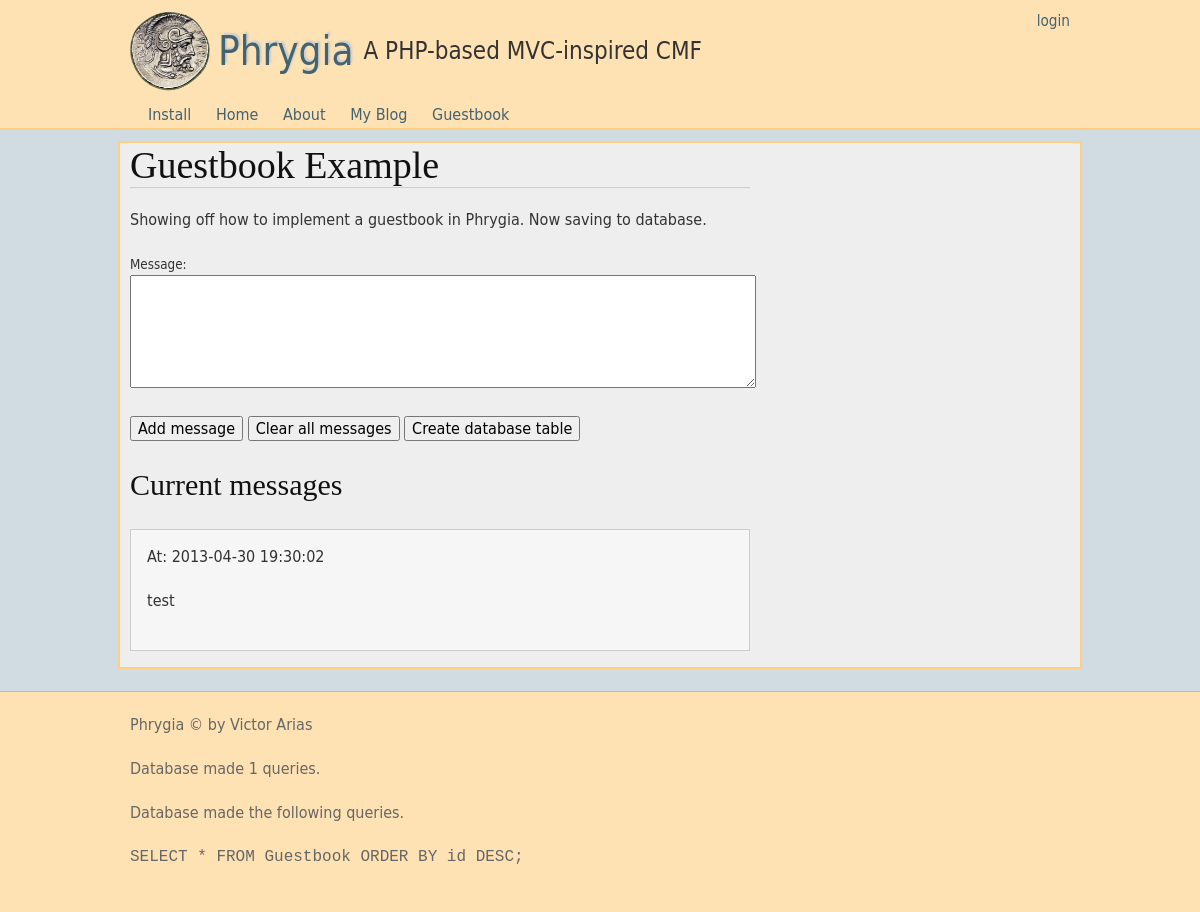
Page /guestbook on the earlier database version.
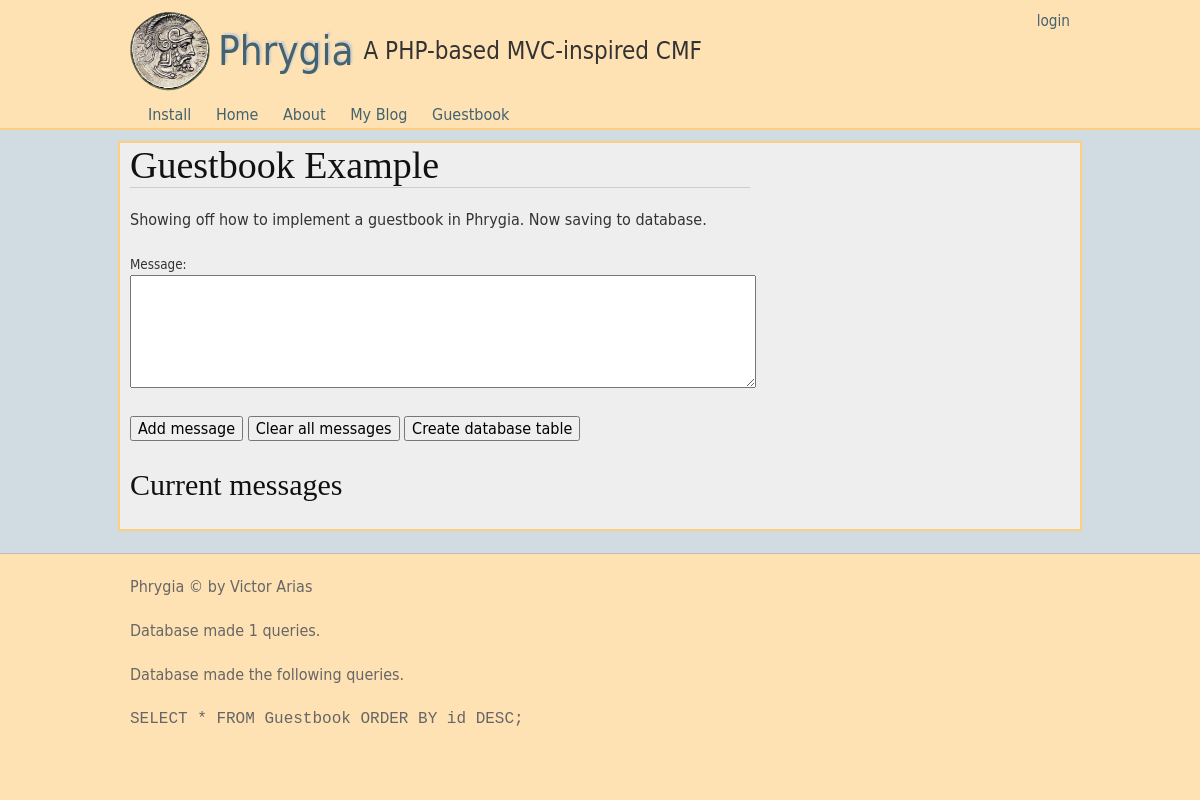
Same page on the later database version.
### tables this page shows
CREATE TABLE Guestbook (id INTEGER PRIMARY KEY, entry TEXT, created DATETIME default (datetime('now')));

### index.php (called while the page is built, shortened)
<?php
require(PHRYGIA_INSTALL_PATH.'/src/CPhrygia/bootstrap.php');
$phr = CPhrygia::Instance();
$phr->FrontControllerRoute();
$phr->ThemeEngineRender();

### src/CPhrygia/bootstrap.php (called while the page is built, shortened)
<?php
function autoload($aClassName) {
  $classFile = "/src/{$aClassName}/{$aClassName}.php";
   $file1 = PHRYGIA_SITE_PATH . $classFile;
   $file2 = PHRYGIA_INSTALL_PATH . $classFile;
}
function htmlent($str, $flags = ENT_COMPAT) {
  return htmlentities($str, $flags, CPhrygia::Instance()->config['character_encoding']);
}

### src/CRequest/CRequest.php (called while the page is built, shortened)
<?php
class CRequest {
   public function __construct($urlType=0) {
    $this->cleanUrl       = $urlType= 1 ? true : false;
  }
  public function Init($baseUrl = null, $routing=null) {
    $scriptName = $_SERVER['SCRIPT_NAME'];
    $currentUrl = $this->GetCurrentUrl();
    $parts        = parse_url($currentUrl);
    $baseUrl       = !empty($baseUrl) ? $baseUrl : "{$parts['scheme']}://{$parts['host']}" . (isset($parts['port']) ? ":{$parts['port']}" : '') . rtrim(dirname($scriptName), '/');
    $this->base_url      = rtrim($baseUrl, '/') . '/';
  }
  public function GetCurrentUrl() {
    $url = "http";
    $url .= (@$_SERVER["HTTPS"] == "on") ? 's' : '';
    $url .= "://";
    $serverPort = ($_SERVER["SERVER_PORT"] == "80") ? '' :
    (($_SERVER["SERVER_PORT"] == 443 && @$_SERVER["HTTPS"] == "on") ? '' : ":{$_SERVER['SERVER_PORT']}");
    $url .= $_SERVER["SERVER_NAME"] . $serverPort . htmlspecialchars($_SERVER["REQUEST_URI"]);
    return $url;
  }
public function CreateUrl($url=null, $method=null, $arguments=null) {
if(!empty($url) && (strpos($url, '://') || $url[0] == '/')) {
return $url;
}
    $prepend = $this->base_url;
    $url = trim($url, '/');
    $method = empty($method) ? null : '/' . trim($method, '/');
    $arguments = empty($arguments) ? null : '/' . trim($arguments, '/');
    return $prepend . rtrim("$url$method$arguments", '/');
  }
}

### themes/functions.php (called while the page is built, shortened)
<?php
function render_views($region='default') {
  return CPhrygia::Instance()->views->Render($region);
}

### src/CMDatabase/CMDatabase.php (called while the page is built, shortened)
<?php
class CMDatabase {
  private $db = null;
  public function __construct($dsn, $username = null, $password = null, $driver_options = null) {
    $this->db = new PDO($dsn, $username, $password, $driver_options);
    $this->db->SetAttribute(PDO::ATTR_ERRMODE, PDO::ERRMODE_EXCEPTION);
  }
  public function ExecuteSelectQueryAndFetchAll($query, $params=array()){
    $this->stmt = $this->db->prepare($query);
    $this->stmt->execute($params);
    return $this->stmt->fetchAll(PDO::FETCH_ASSOC);
  }
}

### src/CMGuestbook/CMGuestbook.php (called while the page is built, shortened)
<?php
class CMGuestbook extends CObject implements IHasSQL, IModule {
  public static function SQL($key=null) {
    $queries = array(
      'create table guestbook'  => "CREATE TABLE IF NOT EXISTS Guestbook (id INTEGER PRIMARY KEY, entry TEXT, created DATETIME default (datetime('now')));",
      'insert into guestbook'   => 'INSERT INTO Guestbook (entry) VALUES (?);',
      'select * from guestbook' => 'SELECT * FROM Guestbook ORDER BY id DESC;',
      'delete from guestbook'   => 'DELETE FROM Guestbook;',
     );
    return $queries[$key];
  }
  public function ReadAll() {
    try {
      return $this->db->ExecuteSelectQueryAndFetchAll(self::SQL('select * from guestbook'));
    } catch(Exception $e) {
      return array();
    }
  }
}

### src/CCGuestbook/CCGuestbook.php (called while the page is built, shortened)
<?php
class CCGuestbook extends CObject implements IController {
  private $guestbookModel;
  public function __construct() {
    $this->guestbookModel = new CMGuestbook();
  }
  public function Index() {
    $this->views->SetTitle('Phrygia Guestbook Example');
    $this->views->AddInclude(__DIR__ . '/index.tpl.php', array(
      'entries'=>$this->guestbookModel->ReadAll(),
      'formAction'=>$this->request->CreateUrl('guestbook/handler')
    ));
  }
}

### src/CCGuestbook/index.tpl.php (the view)
<h1>Guestbook Example</h1>
<p>Showing off how to implement a guestbook in Phrygia. Now saving to database.</p>
<form action="<?=$formAction?>" method='post'>
  <p>
    <label>Message: <br/>
    <textarea name='newEntry'></textarea></label>
  </p>
  <p>
    <input type='submit' name='doAdd' value='Add message' />
    <input type='submit' name='doClear' value='Clear all messages' />
    <input type='submit' name='doCreate' value='Create database table' />
  </p>
</form>
<h2>Current messages</h2>
<?php foreach($entries as $val):?>
<div style='background-color:#f6f6f6;border:1px solid #ccc;margin-bottom:1em;padding:1em;'>
  <p>At: <?=$val['created']?></p>
  <p><?=htmlent($val['entry'])?></p>
</div>
<?php endforeach;?>

### src/CPhrygia/CPhrygia.php (shortened to what the changed rows need)
<?php
class CPhrygia implements ISingleton {
	private static $instance = null;
	public $config = null;
	public $request = null;
	public $data = null;
	public $views;
	public $user;
  protected function __construct() {
    $this->views = new CViewContainer();
    $this->user = new CMUser($this);
  }
  public static function Instance() {
    if(self::$instance == null) {
      self::$instance = new CPhrygia();
    }
    return self::$instance;
  }
  public function FrontControllerRoute() {
    $this->request = new CRequest();
    $this->request->Init($this->config['base_url'], $this->config['routing']);
    $controller = $this->request->controller;
    $method     = $this->request->method;
    $arguments  = $this->request->arguments;
    $controllerExists    = isset($this->config['controllers'][$controller]);
    $controllerEnabled    = false;
    $className             = false;
    $classExists           = false;
    if($controllerExists) {
    	foreach($this->config['controllers'][$controller]['enabled'] as $val) {
    		if($this->user->HasRole($val) || $val =='anon'){
    		$controllerEnabled    =  true;
    		}
      	}
      $className               = $this->config['controllers'][$controller]['class'];
      $classExists           = class_exists($className);
    }
    if($controllerExists && $controllerEnabled && $classExists) {
      $rc = new ReflectionClass($className);
      if($rc->implementsInterface('IController')) {
      	  $formattedMethod = str_replace(array('_', '-'), '', $method);
        if($rc->hasMethod($formattedMethod)) {
          $controllerObj = $rc->newInstance();
          $methodObj = $rc->getMethod($formattedMethod);
          $methodObj->invokeArgs($controllerObj, $arguments);
        } else {
          die("404. " . get_class() . ' error: Controller does not contain method.');
        }
      } else {
        die('404. ' . get_class() . ' error: Controller does not implement interface IController.');
      }
    }
    else {
      die('404. Page is not found.');
    }
  }
  public function ThemeEngineRender() {
    $themePath  = PHRYGIA_INSTALL_PATH . '/' . $this->config['theme']['path'];
    $parentPath = null;
    if(isset($this->config['theme']['parent'])) {
      $parentPath = PHRYGIA_INSTALL_PATH . '/' . $this->config['theme']['parent'];
    }
    $this->data['stylesheet'] = $this->config['theme']['stylesheet'];
    if(is_array($this->config['theme']['menu_to_region'])) {
      foreach($this->config['theme']['menu_to_region'] as $key => $val) {
        $this->views->AddString($this->DrawMenu($key), null, $val);
      }
    }
    include(PHRYGIA_INSTALL_PATH . '/themes/functions.php');
    if($parentPath) {
      if(is_file("{$parentPath}/functions.php")) {
        include "{$parentPath}/functions.php";
      }
    }
    extract($this->data);
    extract($this->views->GetData());
    $templateFile = (isset($this->config['theme']['template_file'])) ? $this->config['theme']['template_file'] : 'default.tpl.php';
    if(is_file("{$themePath}/{$templateFile}")) {
      include("{$themePath}/{$templateFile}");
    } else if(is_file("{$parentPath}/{$templateFile}")) {
      include("{$parentPath}/{$templateFile}");
    } else {
      throw new Exception('No such template file.');
    }
  }
public function CreateUrl($urlOrController=null, $method=null, $arguments=null) {
    return $this->request->CreateUrl($urlOrController, $method, $arguments);
  }
  public function DrawMenu($menu) {
    $items = null;
    if(isset($this->config['menus'][$menu])) {
      foreach($this->config['menus'][$menu] as $val) {
        $selected = null;
        $items .= "<li><a {$selected} href='" . $this->CreateUrl($val['url']) . "'>{$val['label']}</a></li>\n";
      }
    } else {
      throw new Exception('No such menu.');
    }
    return "<ul class='menu {$menu}'>\n{$items}</ul>\n";
  }
}

### src/CViewContainer/CViewContainer.php (shortened to what the changed rows need)
<?php
class CViewContainer {
   private $views = array();
  public function AddInclude($file, $variables=array(), $region='default') {
    $this->views[$region][] = array('type' => 'include', 'file' => $file, 'variables' => $variables);
    return $this;
  }
  public function Render($region='default') {
    if(!isset($this->views[$region])) return;
    foreach($this->views[$region] as $view) {
      switch($view['type']) {
        case 'include': if(isset($view['variables'])) extract($view['variables']); include($view['file']); break;
        case 'string':  if(isset($view['variables'])) extract($view['variables']); echo $view['string']; break;
      }
    }
  }
  public function AddString($string, $variables=array(), $region='default') {
    $this->views[$region][] = array('type' => 'string', 'string' => $string, 'variables' => $variables);
    return $this;
  }
}

Differences in the rows shown:
removed guestbook: created "2013-04-30 19:30:02", entry "test"
